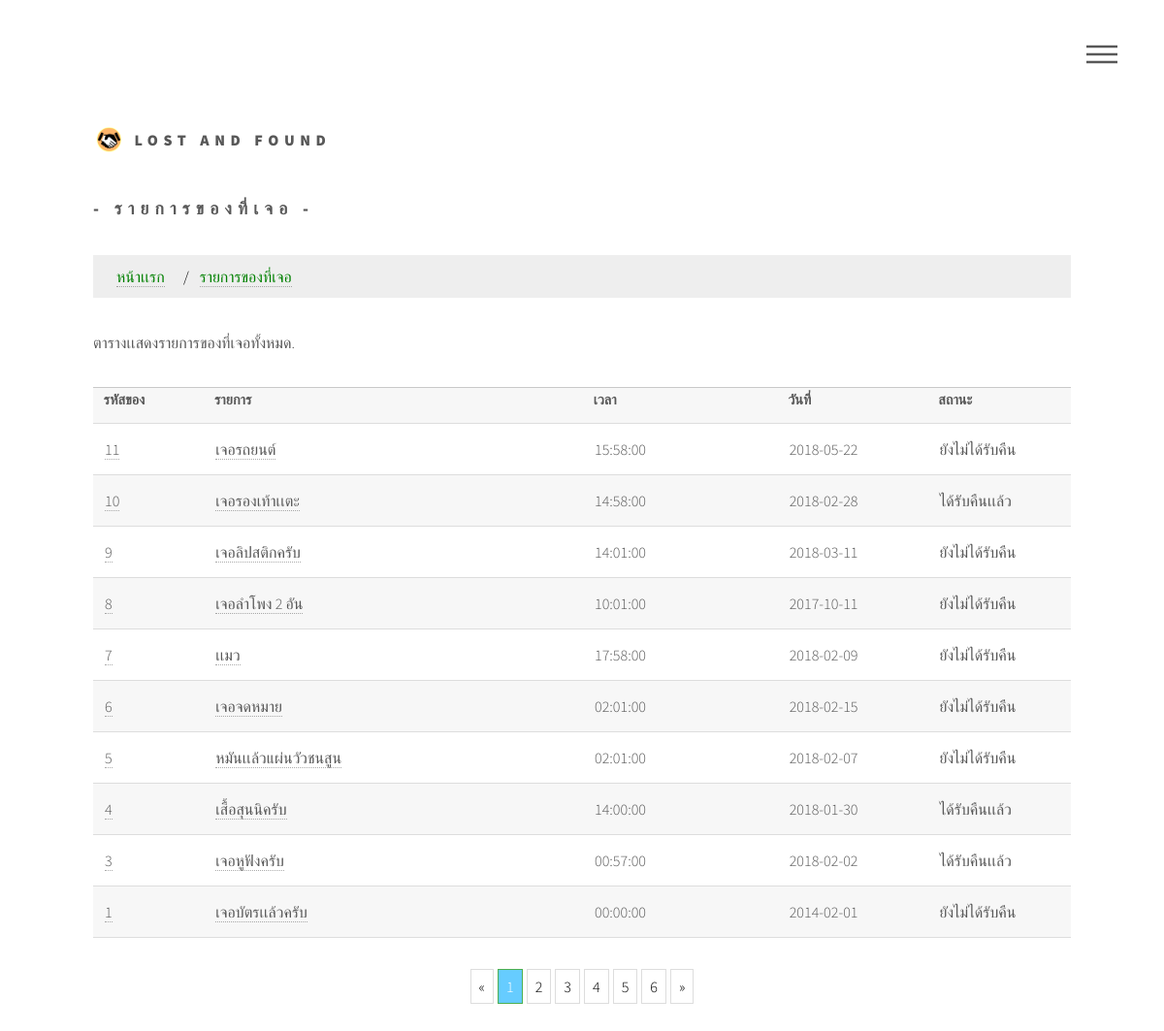
The app's page /found2.php with its own data.
### tables this page shows
CREATE TABLE `founditem` (
  `found_id` int(5) UNSIGNED NOT NULL,
  `name` varchar(30) NOT NULL,
  `fname` varchar(50) NOT NULL,
  `place_id` int(5) NOT NULL,
  `type_id` int(5) NOT NULL,
  `date` date NOT NULL,
  `time` time NOT NULL,
  `description` text NOT NULL,
  `photo` varchar(200) NOT NULL,
  `status` varchar(20) NOT NULL
);

### found2.php (the view, shortened to what this page needs)
<?php
    require 'conectfromfound.php';
    $q = "SELECT * FROM founditem INNER JOIN typeitem ON founditem.found_id=typeitem.type_id INNER JOIN typeplace ON founditem.found_id=typeplace.place_id order by found_id desc";
    $result = mysqli_query($dbcon, $q);
?>
 <!DOCTYPE HTML>
<html>
    <link rel="stylesheet" href="assets/css/main.css" />
  </head>
  <body>
      <div id="wrapper">
          <header id="header">
            <div class="inner">
                <a href="index.php" class="logo">
                  <span class="symbol"><img src="images/11.svg" alt="" /></span><span class="title">LOST and Found </span>
                </a>
                <nav>
                  <ul>
                    <li><a href="#menu">Menu</a></li>
                  </ul>
                </nav>
            </div>
          </header>
          <div id="main">
            <div class="inner">
<h2>- รายการของที่เจอ -</h2>
<ul class="breadcrumb">
  <li><a href="index.php">หน้าเเรก</a></li>
  <li><a href="found2.php">รายการของที่เจอ</a></li>
</ul>
<body>
<body>
<p>ตารางเเสดงรายการของที่เจอทั้งหมด.</p>
<table>
    <tr>
      <th>รหัสของ</th>
      <th>รายการ</th>
      <th>เวลา</th>
      <th>วันที่</th>
      <th>สถานะ</th>
    </tr>
    <?php
            while ($row = mysqli_fetch_array($result, MYSQLI_ASSOC)) {
    ?>
    <tr>
      <td style="width: 10px;"><a href="found1.php?found_id=<?php echo $row['found_id']; ?>"><?php echo $row['found_id']; ?></a></td>
      <td style="width: 150px;"><a href="found1.php?found_id=<?php echo $row['found_id']; ?>"><?php echo $row['name']; ?></a></td>
      <td style="width: 20px;"><?php echo $row ['time']; ?></td>
      <td style="width: 20px;"><?php echo $row ['date']; ?></td>
      <td style="width: 30px;"><?php echo $row ['status']; ?></td>
    </tr>
    <?php
           }
    ?>
 </table>
                  </div>
</body>
              <section>
<div class="center">
  <div class="pagination">
    <a href="#">&laquo;</a>
    <a href="#" class="active">1</a>
    <a href="#">2</a>
    <a href="#">3</a>
    <a href="#">4</a>
    <a href="#">5</a>
    <a href="#">6</a>
    <a href="#">&raquo;</a>
  </div>
</div>
  </body>
</html>

### assets/css/main.css (style rules this page uses)
html, body, div, span, applet, object, iframe, h1, h2, h3, h4, h5, h6, p, blockquote, pre, a, abbr, acronym, address, big, cite, code, del, dfn, em, img, ins, kbd, q, s, samp, small, strike, strong, sub, sup, tt, var, b, u, i, center, dl, dt, dd, ol, ul, li, fieldset, form, label, legend, table, caption, tbody, tfoot, thead, tr, th, td, article, aside, canvas, details, embed, figure, figcaption, footer, header, hgroup, menu, nav, output, ruby, section, summary, time, mark, audio, video { margin: 0; padding: 0; border: 0; font-size: 100%; font: inherit; vertical-align: baseline; }
article, aside, details, figcaption, figure, footer, header, hgroup, menu, nav, section { display: block; }
body { line-height: 1; }
ol, ul { list-style: none; }
table { border-collapse: collapse; border-spacing: 0; }
body { -webkit-text-size-adjust: none; }
*, *:before, *:after { -moz-box-sizing: border-box; -webkit-box-sizing: border-box; box-sizing: border-box; }
body { -ms-overflow-style: scrollbar; }
body { background: #ffffff; }
body, input, select, textarea { color: #585858; font-family: "Source Sans Pro", Helvetica, sans-serif; font-size: 16pt; font-weight: 300; line-height: 1.75; }
@media screen and (max-width: 1680px) { body, input, select, textarea { font-size: 14pt; } }
@media screen and (max-width: 1280px) { body, input, select, textarea { font-size: 12pt; } }
a { -moz-transition: border-bottom-color 0.2s ease, color 0.2s ease; -webkit-transition: border-bottom-color 0.2s ease, color 0.2s ease; -ms-transition: border-bottom-color 0.2s ease, color 0.2s ease; transition: border-bottom-color 0.2s ease, color 0.2s ease; text-decoration: none; color: #585858; border-bottom: dotted 1px rgba(88, 88, 88, 0.5); }
p { margin: 0 0 2em 0; }
h2, h3, h4, h5, h6 { font-weight: 900; line-height: 1.5; margin: 0 0 2em 0; text-transform: uppercase; letter-spacing: 0.35em; }
h2 { font-size: 1.1em; }
ul { list-style: disc; margin: 0 0 2em 0; padding-left: 1em; }
ul li { padding-left: 0.5em; }
table { margin: 0 0 2em 0; width: 100%; }
table tbody tr { border: solid 1px #c9c9c9; border-left: 0; border-right: 0; }
table tbody tr:nth-child(2n + 1) { background-color: rgba(144, 144, 144, 0.075); }
table td { padding: 0.75em 0.75em; }
table th { font-size: 0.9em; font-weight: 900; padding: 0 0.75em 0.75em 0.75em; text-align: left; }
#header { padding: 8em 0 0.1em 0 ; }
#header .logo { display: block; border-bottom: 0; color: inherit; font-weight: 900; letter-spacing: 0.35em; margin: 0 0 2.5em 0; text-decoration: none; text-transform: uppercase; display: inline-block; }
#header .logo > * { display: inline-block; vertical-align: middle; }
#header .logo .symbol { margin-right: 0.65em; }
#header .logo .symbol img { display: block; width: 2em; height: 2em; }
#header nav { position: fixed; right: 2em; top: 2em; z-index: 10000; }
#header nav ul { display: -moz-flex; display: -webkit-flex; display: -ms-flex; display: flex; -moz-align-items: center; -webkit-align-items: center; -ms-align-items: center; align-items: center; list-style: none; margin: 0; padding: 0; }
#header nav ul li { display: block; padding: 0; }
#header nav ul li a { display: block; position: relative; height: 3em; line-height: 3em; padding: 0 1.5em; background-color: rgba(255, 255, 255, 0.5); border-radius: 4px; border: 0; font-size: 0.8em; font-weight: 900; letter-spacing: 0.35em; text-transform: uppercase; }
#header nav ul li a[href="#menu"] { -webkit-tap-highlight-color: transparent; width: 4em; text-indent: 4em; font-size: 1em; overflow: hidden; padding: 0; white-space: nowrap; }
#header nav ul li a[href="#menu"]:before, #header nav ul li a[href="#menu"]:after { -moz-transition: opacity 0.2s ease; -webkit-transition: opacity 0.2s ease; -ms-transition: opacity 0.2s ease; transition: opacity 0.2s ease; content: ''; display: block; position: absolute; top: 0; left: 0; width: 100%; height: 100%; background-position: center; background-repeat: no-repeat; background-size: 2em 2em; }
#header nav ul li a[href="#menu"]:before { opacity: 0; }
#header nav ul li a[href="#menu"]:after { opacity: 1; }
#wrapper { -moz-transition: opacity 0.45s ease; -webkit-transition: opacity 0.45s ease; -ms-transition: opacity 0.45s ease; transition: opacity 0.45s ease; opacity: 1; }
#main { padding: 0em 0 6em 0 ; }
#wrapper > * > .inner { width: 100%; max-width: 68em; margin: 0 auto; padding: 0 2.5em; }

### records on screen
founditem: found_id "11", name "เจอรถยนต์", time "15:58:00", date "2018-05-22", status "ยังไม่ได้รับคืน"
founditem: found_id "10", name "เจอรองเท้าเเตะ", time "14:58:00", date "2018-02-28", status "ได้รับคืนเเล้ว"
founditem: found_id "9", name "เจอลิปสติกครับ", time "14:01:00", date "2018-03-11", status "ยังไม่ได้รับคืน"
founditem: found_id "8", name "เจอลำโพง 2 อัน", time "10:01:00", date "2017-10-11", status "ยังไม่ได้รับคืน"
founditem: found_id "7", name "เเมว", time "17:58:00", date "2018-02-09", status "ยังไม่ได้รับคืน"
founditem: found_id "6", name "เจอจดหมาย", time "02:01:00", date "2018-02-15", status "ยังไม่ได้รับคืน"
founditem: found_id "5", name "หมันเเล้วแผ่นวัวชนสูน", time "02:01:00", date "2018-02-07", status "ยังไม่ได้รับคืน"
founditem: found_id "4", name "เสื้อสุนนิครับ", time "14:00:00", date "2018-01-30", status "ได้รับคืนเเล้ว"
founditem: found_id "3", name "เจอหูฟังครับ", time "00:57:00", date "2018-02-02", status "ได้รับคืนเเล้ว"
founditem: found_id "1", name "เจอบัตรเเล้วครับ", time "00:00:00", date "2014-02-01", status "ยังไม่ได้รับคืน"
